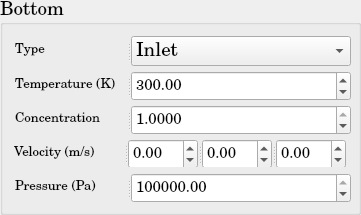
          <widget class="QGroupBox" name="DM_BoundaryCondition_Bottom">
           <property name="minimumSize">
            <size>
             <width>361</width>
             <height>215</height>
            </size>
           </property>
           <property name="maximumSize">
            <size>
             <width>361</width>
             <height>215</height>
            </size>
           </property>
           <property name="font">
            <font>
             <family>Century Schoolbook L</family>
             <pointsize>14</pointsize>
             <weight>50</weight>
             <bold>false</bold>
            </font>
           </property>
           <property name="title">
            <string>Bottom</string>
           </property>
           <layout class="QGridLayout" name="gridLayout_36">
            <item row="0" column="0">
             <widget class="QSplitter" name="splitter_91">
              <property name="minimumSize">
               <size>
                <width>338</width>
                <height>30</height>
               </size>
              </property>
              <property name="maximumSize">
               <size>
                <width>331</width>
                <height>30</height>
               </size>
              </property>
              <property name="orientation">
               <enum>Qt::Horizontal</enum>
              </property>
              <widget class="QLabel" name="DM_Type_Bottom_BC">
               <property name="minimumSize">
                <size>
                 <width>110</width>
                 <height>30</height>
                </size>
               </property>
               <property name="maximumSize">
                <size>
                 <width>110</width>
                 <height>30</height>
                </size>
               </property>
               <property name="text">
                <string>&lt;html&gt;&lt;head/&gt;&lt;body&gt;&lt;p&gt;&lt;span style=&quot; font-size:10pt;&quot;&gt;Type&lt;/span&gt;&lt;/p&gt;&lt;/body&gt;&lt;/html&gt;</string>
               </property>
              </widget>
              <widget class="QComboBox" name="DM_Type_Bottom_BC_ComboBox">
               <property name="minimumSize">
                <size>
                 <width>220</width>
                 <height>30</height>
                </size>
               </property>
               <property name="maximumSize">
                <size>
                 <width>220</width>
                 <height>30</height>
                </size>
               </property>
               <item>
                <property name="text">
                 <string>Inlet</string>
                </property>
               </item>
               <item>
                <property name="text">
                 <string>Wall</string>
                </property>
               </item>
               <item>
                <property name="text">
                 <string>Outlet</string>
                </property>
               </item>
               <item>
                <property name="text">
                 <string>Neumann</string>
                </property>
               </item>
               <item>
                <property name="text">
                 <string>Dirichlet</string>
                </property>
               </item>
              </widget>
             </widget>
            </item>
            <item row="1" column="0">
             <widget class="QSplitter" name="splitter_92">
              <property name="minimumSize">
               <size>
                <width>338</width>
                <height>30</height>
               </size>
              </property>
              <property name="maximumSize">
               <size>
                <width>331</width>
                <height>30</height>
               </size>
              </property>
              <property name="orientation">
               <enum>Qt::Horizontal</enum>
              </property>
              <widget class="QLabel" name="DM_Temperature_Bottom_BC">
               <property name="minimumSize">
                <size>
                 <width>110</width>
                 <height>30</height>
                </size>
               </property>
               <property name="maximumSize">
                <size>
                 <width>110</width>
                 <height>30</height>
                </size>
               </property>
               <property name="text">
                <string>&lt;html&gt;&lt;head/&gt;&lt;body&gt;&lt;p&gt;&lt;span style=&quot; font-size:10pt;&quot;&gt;Temperature (K)&lt;/span&gt;&lt;/p&gt;&lt;/body&gt;&lt;/html&gt;</string>
               </property>
              </widget>
              <widget class="QDoubleSpinBox" name="DM_Temperature_Bottom_BC_doubleSpinBox">
               <property name="minimumSize">
                <size>
                 <width>220</width>
                 <height>30</height>
                </size>
               </property>
               <property name="maximumSize">
                <size>
                 <width>220</width>
                 <height>30</height>
                </size>
               </property>
               <property name="font">
                <font>
                 <pointsize>11</pointsize>
                </font>
               </property>
               <property name="maximum">
                <double>1000000000.000000000000000</double>
               </property>
               <property name="value">
                <double>300.000000000000000</double>
               </property>
              </widget>
             </widget>
            </item>
            <item row="2" column="0">
             <widget class="QSplitter" name="splitter_105">
              <property name="minimumSize">
               <size>
                <width>338</width>
                <height>30</height>
               </size>
              </property>
              <property name="maximumSize">
               <size>
                <width>331</width>
                <height>30</height>
               </size>
              </property>
              <property name="orientation">
               <enum>Qt::Horizontal</enum>
              </property>
              <widget class="QLabel" name="DM_Concentration_Bottom_BC">
               <property name="minimumSize">
                <size>
                 <width>110</width>
                 <height>30</height>
                </size>
               </property>
               <property name="maximumSize">
                <size>
                 <width>110</width>
                 <height>30</height>
                </size>
               </property>
               <property name="text">
                <string>&lt;html&gt;&lt;head/&gt;&lt;body&gt;&lt;p&gt;&lt;span style=&quot; font-size:10pt;&quot;&gt;Concentration&lt;/span&gt;&lt;/p&gt;&lt;/body&gt;&lt;/html&gt;</string>
               </property>
              </widget>
              <widget class="QDoubleSpinBox" name="DM_Concentration_Bottom_BC_doubleSpinBox">
               <property name="minimumSize">
                <size>
                 <width>220</width>
                 <height>30</height>
                </size>
               </property>
               <property name="maximumSize">
                <size>
                 <width>220</width>
                 <height>30</height>
                </size>
               </property>
               <property name="font">
                <font>
                 <pointsize>11</pointsize>
                </font>
               </property>
               <property name="decimals">
                <number>4</number>
               </property>
               <property name="maximum">
                <double>1.000000000000000</double>
               </property>
               <property name="singleStep">
                <double>0.010000000000000</double>
               </property>
               <property name="value">
                <double>1.000000000000000</double>
               </property>
              </widget>
             </widget>
            </item>
            <item row="3" column="0">
             <widget class="QSplitter" name="splitter_93">
              <property name="orientation">
               <enum>Qt::Horizontal</enum>
              </property>
              <widget class="QLabel" name="DM_Velocity_Bottom_BC">
               <property name="minimumSize">
                <size>
                 <width>110</width>
                 <height>30</height>
                </size>
               </property>
               <property name="maximumSize">
                <size>
                 <width>110</width>
                 <height>30</height>
                </size>
               </property>
               <property name="text">
                <string>&lt;html&gt;&lt;head/&gt;&lt;body&gt;&lt;p&gt;&lt;span style=&quot; font-size:10pt;&quot;&gt;Velocity (m/s)&lt;/span&gt;&lt;/p&gt;&lt;/body&gt;&lt;/html&gt;</string>
               </property>
              </widget>
              <widget class="QSplitter" name="splitter_94">
               <property name="minimumSize">
                <size>
                 <width>220</width>
                 <height>30</height>
                </size>
               </property>
               <property name="maximumSize">
                <size>
                 <width>212</width>
                 <height>30</height>
                </size>
               </property>
               <property name="orientation">
                <enum>Qt::Horizontal</enum>
               </property>
               <widget class="QDoubleSpinBox" name="DM_Velocity_1d_Bottom_BC_doubleSpinBox">
                <property name="minimumSize">
                 <size>
                  <width>68</width>
                  <height>30</height>
                 </size>
                </property>
                <property name="maximumSize">
                 <size>
                  <width>70</width>
                  <height>30</height>
                 </size>
                </property>
                <property name="font">
                 <font>
                  <pointsize>11</pointsize>
                 </font>
                </property>
                <property name="minimum">
                 <double>-1000000000.000000000000000</double>
                </property>
                <property name="maximum">
                 <double>1000000000.000000000000000</double>
                </property>
               </widget>
               <widget class="QDoubleSpinBox" name="DM_Velocity_2d_Bottom_BC_doubleSpinBox">
                <property name="minimumSize">
                 <size>
                  <width>68</width>
                  <height>30</height>
                 </size>
                </property>
                <property name="maximumSize">
                 <size>
                  <width>70</width>
                  <height>30</height>
                 </size>
                </property>
                <property name="font">
                 <font>
                  <pointsize>11</pointsize>
                 </font>
                </property>
                <property name="minimum">
                 <double>-1000000000.000000000000000</double>
                </property>
                <property name="maximum">
                 <double>1000000000.000000000000000</double>
                </property>
               </widget>
               <widget class="QDoubleSpinBox" name="DM_Velocity_3d_Bottom_BC_doubleSpinBox">
                <property name="minimumSize">
                 <size>
                  <width>68</width>
                  <height>30</height>
                 </size>
                </property>
                <property name="maximumSize">
                 <size>
                  <width>70</width>
                  <height>30</height>
                 </size>
                </property>
                <property name="font">
                 <font>
                  <pointsize>11</pointsize>
                 </font>
                </property>
                <property name="minimum">
                 <double>-1000000000.000000000000000</double>
                </property>
                <property name="maximum">
                 <double>1000000000.000000000000000</double>
                </property>
               </widget>
              </widget>
             </widget>
            </item>
            <item row="4" column="0">
             <widget class="QSplitter" name="splitter_95">
              <property name="minimumSize">
               <size>
                <width>338</width>
                <height>30</height>
               </size>
              </property>
              <property name="maximumSize">
               <size>
                <width>331</width>
                <height>30</height>
               </size>
              </property>
              <property name="orientation">
               <enum>Qt::Horizontal</enum>
              </property>
              <widget class="QLabel" name="DM_Pressure_Bottom_BC">
               <property name="minimumSize">
                <size>
                 <width>110</width>
                 <height>30</height>
                </size>
               </property>
               <property name="maximumSize">
                <size>
                 <width>110</width>
                 <height>30</height>
                </size>
               </property>
               <property name="text">
                <string>&lt;html&gt;&lt;head/&gt;&lt;body&gt;&lt;p&gt;&lt;span style=&quot; font-size:10pt;&quot;&gt;Pressure (Pa)&lt;/span&gt;&lt;/p&gt;&lt;/body&gt;&lt;/html&gt;</string>
               </property>
              </widget>
              <widget class="QDoubleSpinBox" name="DM_Pressure_Bottom_BC_doubleSpinBox">
               <property name="minimumSize">
                <size>
                 <width>220</width>
                 <height>30</height>
                </size>
               </property>
               <property name="maximumSize">
                <size>
                 <width>220</width>
                 <height>30</height>
                </size>
               </property>
               <property name="font">
                <font>
                 <pointsize>11</pointsize>
                </font>
               </property>
               <property name="maximum">
                <double>1000000000.000000000000000</double>
               </property>
               <property name="value">
                <double>100000.000000000000000</double>
               </property>
              </widget>
             </widget>
            </item>
           </layout>
          </widget>
